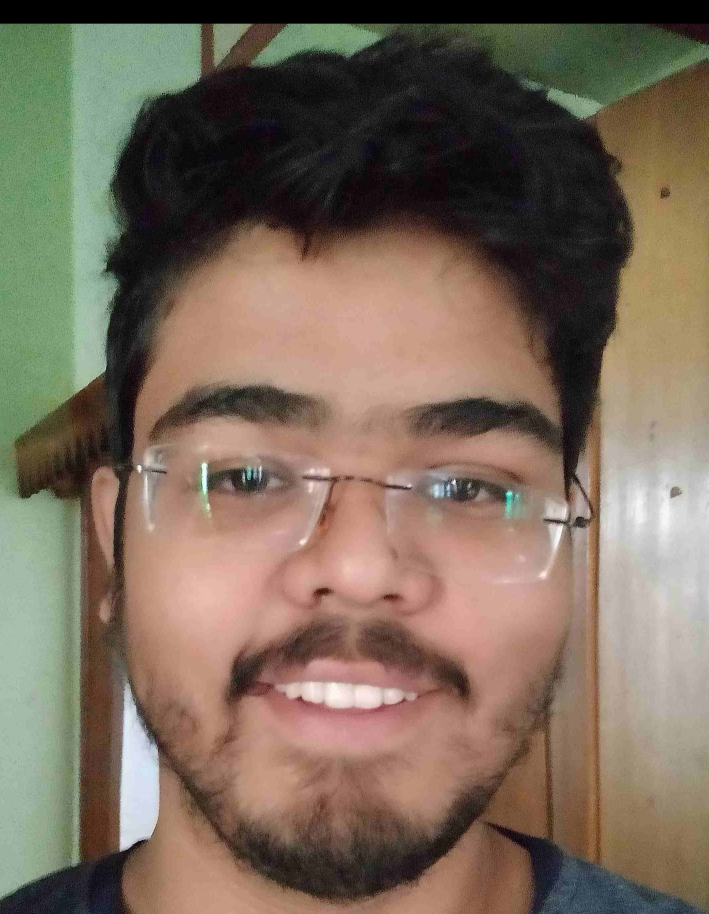
#> input picture Ad.jpg, 2125 x 2742 px (shown at 1/3 size)
$ python add_image.py
#> lines starting #> are read from the running program, lines starting #| are printed output that depends on the picture
# Python program for adding
# images using OpenCV

# import OpenCV file
import cv2

# Read Image1
one  = cv2.imread('Ad.jpg', 1)
#> one is the input picture: shape (2742, 2125, 3); mean B, G, R 91.4, 107, 122.8

# Read image2
two = cv2.imread('Ad1.jpg', 1)
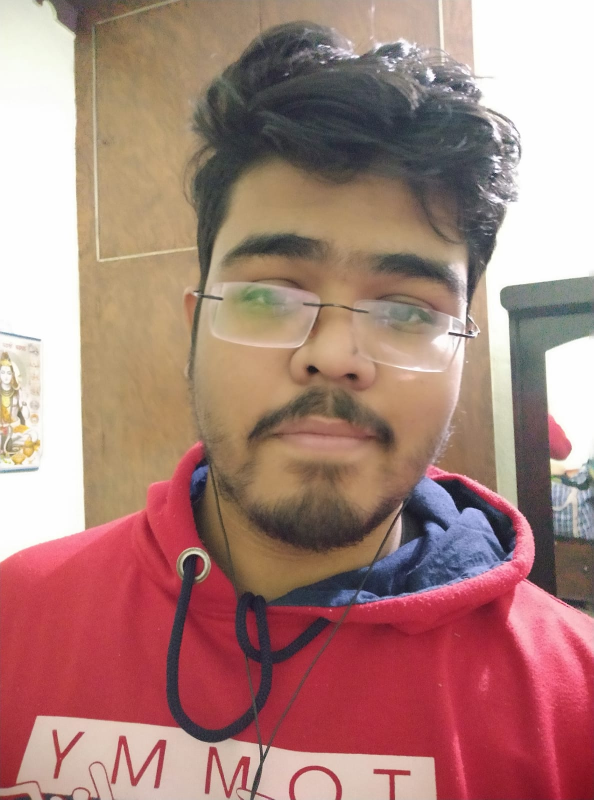
#> input picture Ad1.jpg, 1187 x 1599 px (shown at 1/2 size)
#> two is the input picture: shape (1599, 1187, 3); mean B, G, R 123.5, 130.3, 170.6

one = cv2.resize(one,(512,512))
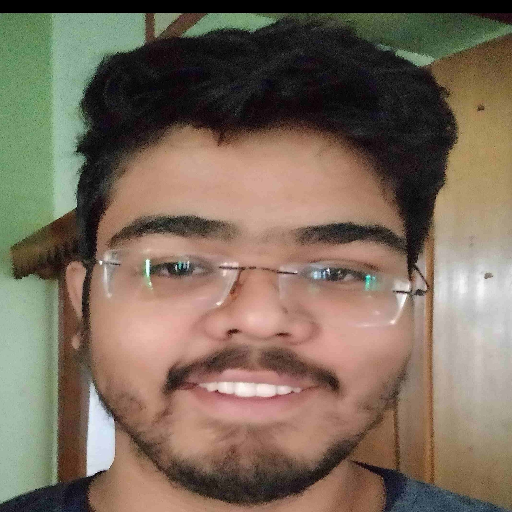
#> one: shape (512, 512, 3); mean B, G, R 91.3, 106.9, 122.8
two = cv2.resize(two,(512,512))
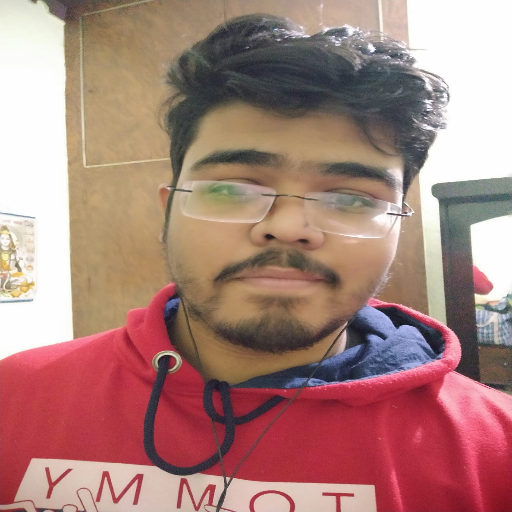
#> two: shape (512, 512, 3); mean B, G, R 123.4, 130.2, 170.5


# Add the images
img = cv2.add(one, two)
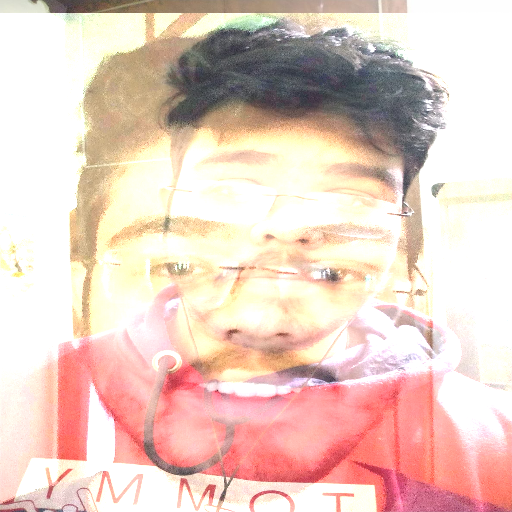
#> img: shape (512, 512, 3); mean B, G, R 195.7, 206.9, 232.8

# Show the image
cv2.imshow('image', img)
Ad_added = 'Ad_added.jpg'

# Using cv2.imwrite() method
# Saving the image
cv2.imwrite(Ad_added, img)

# Wait for a key
cv2.waitKey(0)

# Distroy all the window open
#> (the run stopped early here; a loop or call above may not have finished)
